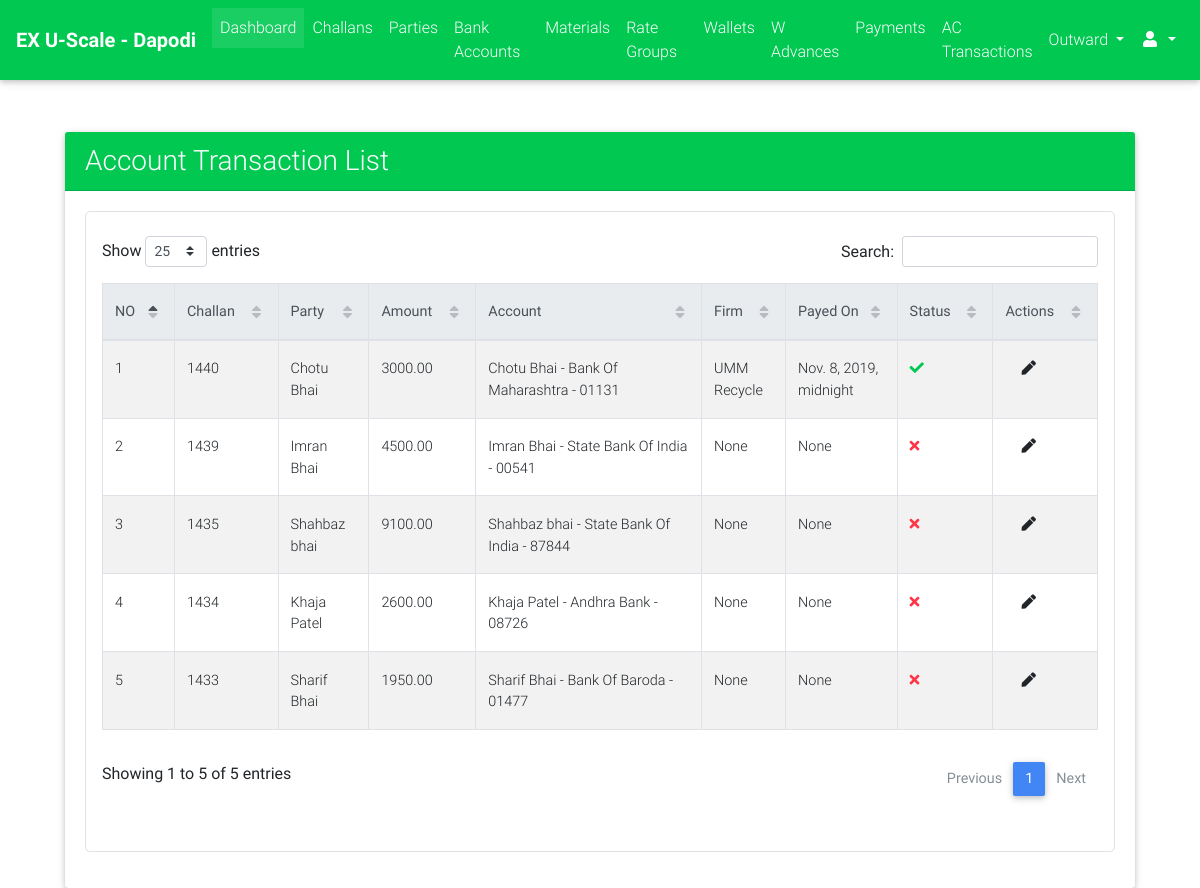
Before: /cms_admin/payments/account_transactions/list/ (signed in) with the older database file.
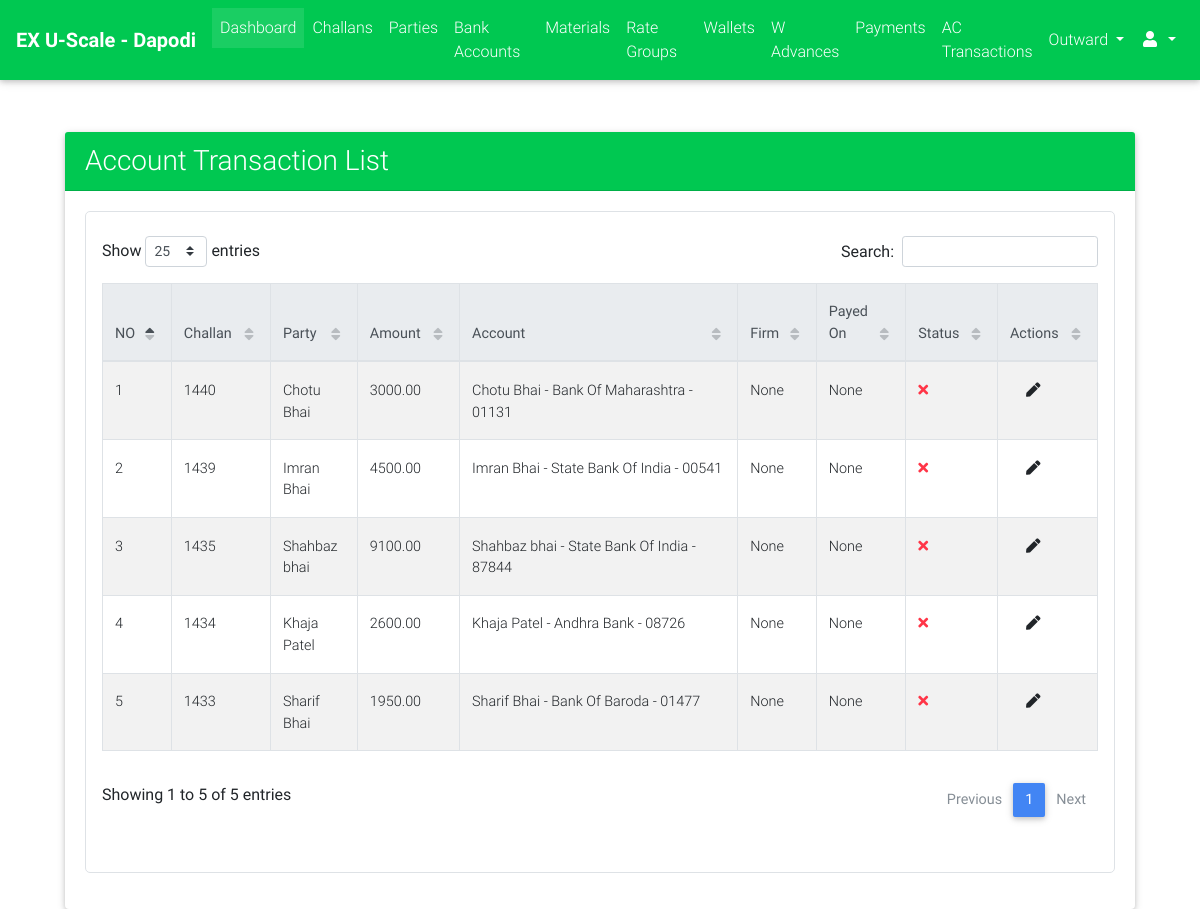
After: the same page with the newer database file.
### payments/models.py (models this page shows, shortened)
class AccountTransaction(models.Model):
    STATUS_CHOICES = (("PN", "Pending"), ("DN", "Done"))
    payment_code = models.CharField(max_length=32, blank=True, null=True)
    payment = models.ForeignKey("Payment", on_delete=models.CASCADE)
    bank_account = models.ForeignKey("bank_accounts.BankAccount", on_delete=models.CASCADE, blank=True, null=True)
    payment_party = models.ForeignKey("payment_parties.PaymentParty", on_delete=models.SET_NULL, blank=True, null=True)
    amount = models.DecimalField(max_digits=9, decimal_places=2)
    created_on = models.DateTimeField(auto_now_add=True)
    payed_on = models.DateTimeField(blank=True, null=True)
    extra_info = models.TextField(blank=True)
    photo = models.ImageField(upload_to="payments/account_transactions/photos/", blank=True, null=True)
    status = models.CharField(max_length=2, choices=STATUS_CHOICES, default="PN")
    def get_admin_update_url(self):
        return reverse_lazy("cms_admin:account_transactions_update", kwargs={"id": self.id})

class Payment(models.Model):
    PAYMENT_MODE_CHOICES = (("DP", "Direct Payment"), ("AL", "Account Less"))
    PAYMENT_STATUS_CHOICES = (("PN", "Pending"), ("DN", "Done"))
    challan = models.OneToOneField("challans.Challan", on_delete=models.CASCADE)
    payment_mode = models.CharField(max_length=2, choices=PAYMENT_MODE_CHOICES, blank=True, null=True)
    status = models.CharField(max_length=2, choices=PAYMENT_STATUS_CHOICES, default="PN")
    payed_amount = models.DecimalField(max_digits=9, decimal_places=2, default=0.00)
    amount = models.DecimalField(max_digits=9, decimal_places=2, null=True, blank=True)
    payed_on = models.DateTimeField(blank=True, null=True)
    image = models.ImageField(upload_to="payments/", blank=True, null=True)
    extra_info = models.TextField(blank=True)
    created_on = models.DateTimeField(auto_now_add=True)

### payment_parties/models.py (models this page shows)
class PaymentParty(models.Model):
    name = models.CharField(max_length=128)
    is_self_firm = models.BooleanField(default=False)
    account_details = models.TextField(blank=True)
    def __str__(self):
        return self.name

### challans/models.py (models this page shows, shortened)
class Challan(models.Model):
    STATUS_CHOICES = (("PN", "Pending"), ("DN", "Done"))
    created_by = models.ForeignKey(User, on_delete=models.PROTECT)
    party = models.ForeignKey("parties.Party", on_delete=models.CASCADE)
    challan_no = models.PositiveIntegerField(blank=True, null=True)
    vehicle_details = models.CharField(max_length=128, blank=True, null=True)
    weights_amount = models.DecimalField(max_digits=9, decimal_places=2, default=decimal.Decimal(0.00))
    extra_charges = models.DecimalField(verbose_name="Kata Charges", max_digits=9, decimal_places=2,
                                        default=decimal.Decimal(0.00), validators=[MinValueValidator(limit_value=0), MaxValueValidator(limit_value=100)])
    round_amount = models.DecimalField(max_digits=4, decimal_places=2, default=decimal.Decimal(0.00), validators=[MinValueValidator(limit_value=-10), MaxValueValidator(limit_value=10)])
    total_amount = models.DecimalField(max_digits=9, decimal_places=2, default=decimal.Decimal(0.00), validators=[MinValueValidator(limit_value=0)])
    image = models.ImageField(upload_to="payments/", blank=True, null=True)
    extra_info = models.TextField(blank=True)
    created_on = models.DateTimeField(auto_now_add=True, editable=True)
    updated_on = models.DateTimeField(auto_now=True, editable=True)
    is_entries_done = models.BooleanField(default=False)
    is_reports_done = models.BooleanField(default=False)
    is_rates_assigned = models.BooleanField(default=False)
    is_payed = models.BooleanField(default=False)
    status = models.CharField(max_length=2, choices=STATUS_CHOICES, default="PN")

### bank_accounts/models.py (models this page shows, shortened)
class BankAccount(models.Model):
    party = models.ForeignKey("parties.Party", on_delete=models.CASCADE)
    amount_limit = models.DecimalField(max_digits=9, decimal_places=2, default=Decimal(1000000), editable=False)
    account_holder = models.CharField(max_length=128)
    acc_no = models.CharField(max_length=32)
    ifsc_code = models.CharField(max_length=11, validators=[MinLengthValidator(limit_value=11)])
    bank_name = models.CharField(max_length=64)
    branch_name = models.CharField(max_length=64, blank=True)
    is_active = models.BooleanField(default=True)
    @property
    def get_display_text(self):
        return "{} - {} - {}".format(self.party.get_display_text, self.bank_name, self.acc_no[-5:])

### parties/models.py (models this page shows, shortened)
class Party(models.Model):
    RATE_TYPE_CHOICES = (("GR", "Group Rate"), ("IR", "Individual Rate"))
    rate_type = models.CharField(max_length=2, choices=RATE_TYPE_CHOICES)
    rate_group = models.ForeignKey("rates.RateGroup", on_delete=models.PROTECT, blank=True, null=True)
    name = models.CharField(max_length=128)
    party_code = models.CharField(max_length=32, blank=True)
    address = models.TextField(blank=True)
    phone = models.CharField(max_length=13)
    whatsapp = models.CharField(max_length=13, blank=True)
    email = models.EmailField(blank=True, null=True)
    extra_info = models.TextField(blank=True)
    is_wallet_party = models.BooleanField(default=False)
    is_active = models.BooleanField(default=True)
    def __str__(self):
        return self.name
    @property
    def get_display_text(self):
        return self.name
    class Meta:
        verbose_name = "Party"
        verbose_name_plural = "Parties"

### cms_admin/views.py (the view)
class AccountTransactionListView(LoginRequiredMixin, ListView):
    model = AccountTransaction
    template_name = "cms_admin/payments/account_transactions/list.html"
    context_object_name = "account_transactions"
    ordering = "-id"

### cms_admin/templates/cms_admin/payments/account_transactions/list.html (shortened to what this page needs)
{% extends "cms_admin/base.html" %}
{% load crispy_forms_tags %}
{% load static %}
{% block custom_links %}
    <link href="{% static "css/addons/datatables.min.css" %}" rel="stylesheet">
    <link href="{% static "css/addons/datatables-select.min.css" %}" rel="stylesheet">
{% endblock %}
{% block content %}
    <br><br>
    <div class="col-lg-11 m-auto">
        <div class="card">
            <div class="card-header bg-success text-white">
                <h3 class="m-auto">Account Transaction List</h3>
            </div>
            <div class="card-body">
                 <div class="table p-3 border" style="border-radius: 5px">
                     <table id="dt-basic-checkbox" class="table table-striped table-bordered" cellspacing="0" width="100%">
                         <thead class="thead-light">
                            <th style="width: 30px">NO</th>
                            <th>Challan</th>
                            <th>Party</th>
                            <th>Amount</th>
                            <th>Account</th>
                            <th>Firm</th>
                            <th>Payed On</th>
                            <th>Status</th>
                            <th>Actions</th>
                         </thead>
                         <tbody>
                             {% if account_transactions %}
                                 {% for account_transaction in account_transactions %}
                                     <tr>
                                        <td>{{ forloop.counter }}</td>
                                         <td>{{ account_transaction.payment.challan.challan_no }}</td>
                                        <td>{{ account_transaction.bank_account.party }}</td>
                                        <td>{{ account_transaction.amount }}</td>
                                        <td>{{ account_transaction.bank_account.get_display_text }}</td>
                                        <td>{{ account_transaction.payment_party }}</td>
                                        <td>{{ account_transaction.payed_on }}</td>
                                        <td>
                                            {% if account_transaction.status == "DN" %}
                                                <i class="fa fa-check text-success"></i>
                                            {% else %}
                                                <i class="fa fa-times text-danger"></i>
                                            {% endif %}
                                        </td>
                                        <td class="m-auto">
                                            <a class="m-3" href="{{ account_transaction.get_admin_update_url }}"><i class="fa fa-pen"></i></a>
                                        </td>
                                     </tr>
                                 {% endfor %}
                             {% else %}
                                 <span class="text-black-50 font-weight-bold">No Parties Found</span>
                             {% endif %}
                         </tbody>
                    </table>
                 </div>
            </div>
        </div>
    </div>
{% endblock %}

Changed rows visible on the page:
changed AccountTransaction "Chotu Bhai": payment_party "UMM Recycle" → "None"; payed_on "Nov. 8, 2019, midnight" → "None"; status "DN" → "PN" (drawn)
